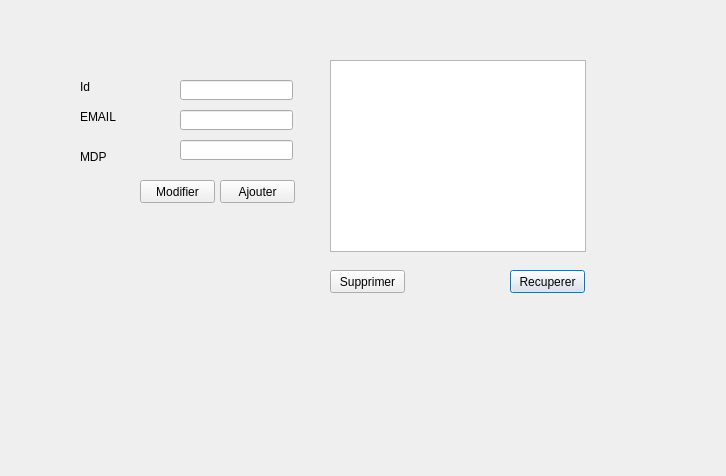
<?xml version="1.0" encoding="UTF-8"?>
<ui version="4.0">
 <class>DialogUser</class>
 <widget class="QDialog" name="DialogUser">
  <property name="geometry">
   <rect>
    <x>0</x>
    <y>0</y>
    <width>726</width>
    <height>476</height>
   </rect>
  </property>
  <property name="windowTitle">
   <string>Dialog</string>
  </property>
  <widget class="QPushButton" name="recupererUser">
   <property name="geometry">
    <rect>
     <x>510</x>
     <y>270</y>
     <width>75</width>
     <height>23</height>
    </rect>
   </property>
   <property name="text">
    <string>Recuperer</string>
   </property>
  </widget>
  <widget class="QLabel" name="label">
   <property name="geometry">
    <rect>
     <x>80</x>
     <y>80</y>
     <width>47</width>
     <height>13</height>
    </rect>
   </property>
   <property name="text">
    <string>Id</string>
   </property>
  </widget>
  <widget class="QLineEdit" name="MDP">
   <property name="geometry">
    <rect>
     <x>180</x>
     <y>140</y>
     <width>113</width>
     <height>20</height>
    </rect>
   </property>
  </widget>
  <widget class="QTableView" name="tableUser">
   <property name="geometry">
    <rect>
     <x>330</x>
     <y>60</y>
     <width>256</width>
     <height>192</height>
    </rect>
   </property>
  </widget>
  <widget class="QPushButton" name="ButtonSupprimerUser">
   <property name="geometry">
    <rect>
     <x>330</x>
     <y>270</y>
     <width>75</width>
     <height>23</height>
    </rect>
   </property>
   <property name="text">
    <string>Supprimer</string>
   </property>
  </widget>
  <widget class="QPushButton" name="ButtonModifierUser">
   <property name="geometry">
    <rect>
     <x>140</x>
     <y>180</y>
     <width>75</width>
     <height>23</height>
    </rect>
   </property>
   <property name="text">
    <string>Modifier</string>
   </property>
  </widget>
  <widget class="QLineEdit" name="EMAIL">
   <property name="geometry">
    <rect>
     <x>180</x>
     <y>110</y>
     <width>113</width>
     <height>20</height>
    </rect>
   </property>
  </widget>
  <widget class="QLabel" name="label_6">
   <property name="geometry">
    <rect>
     <x>80</x>
     <y>150</y>
     <width>47</width>
     <height>13</height>
    </rect>
   </property>
   <property name="text">
    <string>MDP</string>
   </property>
  </widget>
  <widget class="QLineEdit" name="ID">
   <property name="geometry">
    <rect>
     <x>180</x>
     <y>80</y>
     <width>113</width>
     <height>20</height>
    </rect>
   </property>
  </widget>
  <widget class="QPushButton" name="ButtonAjouterUser">
   <property name="geometry">
    <rect>
     <x>220</x>
     <y>180</y>
     <width>75</width>
     <height>23</height>
    </rect>
   </property>
   <property name="text">
    <string>Ajouter</string>
   </property>
  </widget>
  <widget class="QLabel" name="label_5">
   <property name="geometry">
    <rect>
     <x>80</x>
     <y>110</y>
     <width>47</width>
     <height>13</height>
    </rect>
   </property>
   <property name="text">
    <string>EMAIL</string>
   </property>
  </widget>
 </widget>
 <resources/>
 <connections/>
</ui>
